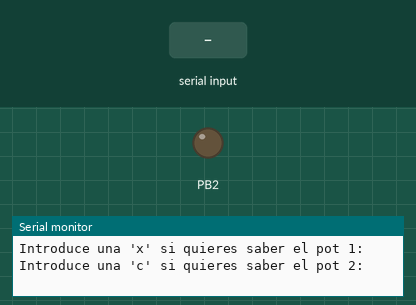
Simulated run of this program. Board: ATmega328P, built with avr-gcc and emulated at 16 MHz. Parts: output pins drawn as LEDs (lit = HIGH), the last lines printed to the serial monitor. The test bench sets the inputs (shaded band).

Above: at 1.2 s.
1.3 s: "x90\n" received over Serial
At 2.8 s:
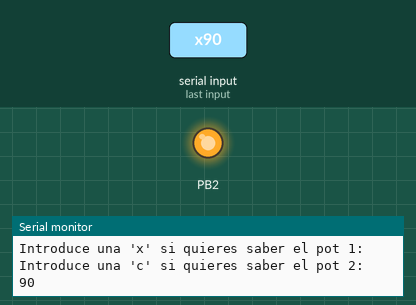
3.5 s: "90,45\n" received over Serial
Timing chart, 0 to 6.5 s (numbered marks = the images above; inputs shaded):
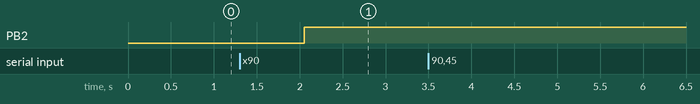

The program:

main.c
```c
//********************************************************************************************************************************************
/*
Universidad del Valle de Guatemala
IE3054: Electronica Digital 2
Lab_1
Autor; Joao Santos
Lab_3
Hardware: Atemega328P
Creado: 11/02/2025
Ultima modificacion: 11/02/2025
*/
//********************************************************************************************************************************************

//********************************************************************************************************************************************
// Librerias
//********************************************************************************************************************************************

#define F_CPU 16000000

#include <avr/interrupt.h>
#include <avr/delay.h>
#include <stdlib.h>
#include <stdint.h>
#include <avr/io.h>
#include <stdio.h>

#include "SPI/SPI_ME.h"

//********************************************************************************************************************************************
// Variables Globales
//********************************************************************************************************************************************

volatile char indic;
//volatile uint8_t valorADC = 0;
//volatile char valorADC;
uint8_t contador = 0;
uint8_t valorSPI = 0;
//char valorSPI = 0;

//********************************************************************************************************************************************
// Declarar Funciones
//********************************************************************************************************************************************

void initUART9600(void);
void setup(void);
void refreshPORT(uint8_t valor);
void MandarP(char letra);
char ReceivP(void);
void CadenChar(const char *str);
void Binario(uint8_t value);
void GuardarBinario(uint8_t value);
int InterDeTeclas();


//********************************************************************************************************************************************
// Main
//********************************************************************************************************************************************


int main(void)
{
	setup();

	 while (1) {
		 CadenChar("Introduce un numero seguido de '+'- si quieres su binario:\r\n");
		CadenChar("Introduce una 'x' si quieres saber el pot 1:\r\n");
		CadenChar("Introduce una 'c' si quieres saber el pot 2:\r\n");

		 uint8_t numerito = InterDeTeclas(); // Leer número
		 // Verificar el valor convertido
		 //CadenChar("Valor convertido: ");
		 char str[4];
		 itoa(numerito, str, 10);
		 //CadenChar(str);
		 //CadenChar("\r\n");

		 // Imprime el número en binario
		 CadenChar("En binario: 0b");
		 Binario(numerito);
		 refreshPORT(numerito);


		/*
		_delay_ms(5);
		despues de probar que funcione lo del lab para fer si jala
		el SPI esto es lo que se supone que tenemos que hacer

		spiWrite(numerito);

		esto es un numero en binario asi que el esclavo lo debe de leer directamente
		te estoy mandando el numero no se si asi furule
		asi que en la interupcio manda este valor

		*/

		/*valorSPI = spiRead();
		_delay_ms(5);

		//refreshPORT(valorSPI);
		CadenChar(valorSPI);
		_delay_ms(5);

		PORTB |= (1 << PORTB2);

		_delay_ms(250);*/

    }
}

//********************************************************************************************************************************************
// Setup
//********************************************************************************************************************************************

void setup(void){

	DDRD |= (1 << DDD2) | (1 << DDD3) | (1 << DDD4) | (1 << DDD6) | (1 << DDD6) | (1 << DDD7);
	DDRB |= (1 << DDB0) | (1 << DDB1);
	DDRD &= ~((1 << DDD2) | (1 << DDD3) | (1 << DDD4) | (1 << DDD6) | (1 << DDD6) | (1 << DDD7));
	DDRB &= ~((1 << DDB0) | (1 << DDB1));

	spiInit(SPI_MAESTRO_OSC_DIV8, SPI_DATA_ORDER_MSB, SPI_CLOCK_IDLE_LOW, SPI_CLOCK_FIRST_EDGE);
	initUART9600();

	sei();
}

//********************************************************************************************************************************************
// Sub_Funciones
//********************************************************************************************************************************************

void initUART9600(void){
	uint16_t ubrr = F_CPU / 16 / 9600 - 1;
	UBRR0H = (ubrr >> 8);   // Parte alta del baud rate
	UBRR0L = ubrr;          // Parte baja del baud rate
	UCSR0B = (1 << RXEN0) | (1 << TXEN0); // Habilita TX y RX
	UCSR0C = (1 << UCSZ01) | (1 << UCSZ00); // 8 bits de datos
}

void refreshPORT(uint8_t valor){
	if(valor & 0b10000000){
		PORTB |= (1 << PORTB0);
	}else{
		PORTB &= ~(1 << PORTB0);
	}
	if(valor & 0b01000000){
		PORTB |= (1 << PORTB1);
		}else{
		PORTB &= ~(1 << PORTB1);
	}
	if(valor & 0b00100000){
		PORTD |= (1 << PORTD2);
		}else{
		PORTD &= ~(1 << PORTD2);
	}
	if(valor & 0b00010000){
		PORTD |= (1 << PORTD3);
		}else{
		PORTD &= ~(1 << PORTD3);
	}
	if(valor & 0b00001000){
		PORTD |= (1 << PORTD4);
		}else{
		PORTD &= ~(1 << PORTD4);
	}
	if(valor & 0b00000100){
		PORTD |= (1 << PORTD5);
		}else{
		PORTD &= ~(1 << PORTD5);
	}
	if(valor & 0b00000010){
		PORTD |= (1 << PORTD6);
		}else{
		PORTD &= ~(1 << PORTD6);
	}
	if(valor & 0b00000001){
		PORTD |= (1 << PORTD7);
		}else{
		PORTD &= ~(1 << PORTD7);
	}
}


// Envía un caracter
void MandarP(char letra){
	while(!(UCSR0A & (1 << UDRE0)));
	UDR0 = letra;
}

//recive un caracter
char ReceivP(void) {
    while (!(UCSR0A & (1 << RXC0)));
    return UDR0;
}

// Envía una cadena de texto
void CadenChar(const char *str) {
    while (*str) {
        MandarP(*str++);
    }
}

// Convierte un número a binario
void Binario(uint8_t valor) {
	for (int i = 7; i >= 0; i--) {
		MandarP((valor & (1 << i)) ? '1' : '0');
	}
	CadenChar("\r\n");
}


int InterDeTeclas() {
	char buffer[4] = {0};   // Almacena hasta 3 dígitos
	uint8_t index = 0;
	char received;

	while (1) {
		while (!(UCSR0A & (1 << RXC0)));  // Espera un dato (¡Aquí puede trabarse!)

		received = UDR0;  // Lee el dato recibido
		MandarP(received); // Imprime lo que recibe (eco)

		// Si encuentra '+', termina
		if (received == '+') {
			break;
		}

		// Acepta solo dígitos (0-9)
		if (received >= '0' && received <= '9' && index < 3) {
			buffer[index++] = received;  // Guarda el número
		}
		if (received == 'x')
		{
			for (int i=0; i<=2; i++)
			{
				PORTB &= ~(1 << PORTB2);
				spiWrite('x');
				_delay_ms(250);
				valorSPI = spiRead();
				MandarP(valorSPI);
				MandarP('a');

				PORTB |= (1 << PORTB2);
				//_delay_ms(250);

			}
			CadenChar(" \r\npot1 \r\n");
			break;
		}
	}

	return (uint8_t)atoi(buffer);  // Convierte a entero
}

//********************************************************************************************************************************************
// Interrupciones
//********************************************************************************************************************************************
/*
ISR(USART_RX_vect){
	indic = UDR0;

}


ISR(SPI_STC_vect){
	uint8_t spiValor = SPDR;
	MandarP(spiValor);
}
*/
```

SPI_ME.c
```c
/*
 * SPIM.c
 *
 * Created: 11/02/2025 16:40:26
 *  Author: joaos
 */

#include "SPI_ME.h"

void spiInit(Spi_Type sType, Spi_Data_Order sDataOrder, Spi_Clock_Polarity sClockPolarity, Spi_Clock_Phase sClocksPhase){
	//PB2 = SS; PB3 = MOSI; PB4 = MISO; PB5 = SCK

	//Modo Maestro
	if(sType & (1<<MSTR)){
		DDRB |= (1 << DDB2) | (1 << DDB3) | (1 << DDB5);
		DDRB &= ~(1 << DDB4);
		SPCR |= (1 << MSTR);

		uint8_t temp = sType & 0b00000111;
		switch(temp){
			case 0: //DIV2
				SPCR &= ~((1 << SPR1) | (1 << SPR0));
				SPSR |= (1 << SPI2X);
			break;
			case 1: //DIV 4
				SPCR &= ~((1 << SPR1) | (1 << SPR0));
				SPSR &= ~(1 << SPI2X);
			break;
			case 2: //DIV 8
				SPCR |= (1 << SPR0);
				SPCR &= ~(1 << SPR1);
				SPSR |= (1 << SPI2X);
			break;
			case 3: //DIV 16
				SPCR |= (1 << SPR0);
				SPCR &= ~(1 << SPR1);
				SPSR &= ~(1 << SPI2X);
			break;
			case 4: //DIV 32
				SPCR &= ~(1 << SPR0);
				SPCR |= (1 << SPR1);
				SPSR |= (1 << SPI2X);
			break;
			case 5: //DIV 64
				SPCR &= ~(1 << SPR0);
				SPCR |= (1 << SPR1);
				SPSR &= ~(1 << SPI2X);
			break;
			case 6: //DIV 128
				SPCR |= (1 << SPR0);
				SPCR |= (1 << SPR1);
				SPSR &= ~(1 << SPI2X);
			break;

		}
	}
	else{
		//SLAVE
		DDRB &= ~((1 << DDB2) | (1 << DDB3) | (1 << DDB5));
		DDRB |= (1 << DDB4);
		SPCR &= ~(1 << MSTR);
	}
	// Enable Data Order, Clock Polarity, Clock Phase
	SPCR |= (1 << SPE) | sDataOrder | sClockPolarity | sClocksPhase;

}

static void spiReceiveWait(){

	while (!(SPSR & (1 << SPIF))); //Wait for Data Recieve Complete
}


void spiWrite(uint8_t dat){
	//Writa data to SPI bus
	SPDR = dat;
}

unsigned spiDataRead(){
	//Check whether the data is ready to read

	if((SPSR & (1 << SPIF))){
		return 1;
	}else{
		return 0;
	}
}

char spiRead(){
	//Read the received data
	while (!(SPSR & (1 << SPIF))); //Wait for Data Recieve Complete
	return(SPDR);				   //Read the received data from the buffer

}
```

SPI_ME.h
```c
/*
 * SPIM.h
 *
 * Created: 11/02/2025 16:40:46
 *  Author: joaos
 */


#ifndef SPI_ME_H_
#define SPI_ME_H_

#include <avr/io.h>
#include <stdint.h>

typedef enum{
	SPI_MAESTRO_OSC_DIV2	= 0b01010000,
	SPI_MAESTRO_OSC_DIV4	= 0b01010001,
	SPI_MAESTRO_OSC_DIV8	= 0b01010010,
	SPI_MAESTRO_OSC_DIV16	= 0b01010011,
	SPI_MAESTRO_OSC_DIV32	= 0b01010100,
	SPI_MAESTRO_OSC_DIV64   = 0b01010101,
	SPI_MAESTRO_OSC_DIV128  = 0b01010110,
	SPI_SLAVE_SS			= 0b01000000
	}Spi_Type;

typedef enum{
	SPI_DATA_ORDER_MSB	= 0b00000000,
	SPI_DATA_ORDER_LSB	= 0b00100000
}Spi_Data_Order;

typedef enum{
	SPI_CLOCK_IDLE_HIGH	= 0b00001000,
	SPI_CLOCK_IDLE_LOW	= 0b00000000
}Spi_Clock_Polarity;

typedef enum{
	SPI_CLOCK_FIRST_EDGE	= 0b00001000,
	SPI_CLOCK_LAST_EDGE		= 0b00000000
}Spi_Clock_Phase;

void spiInit(Spi_Type, Spi_Data_Order, Spi_Clock_Polarity, Spi_Clock_Phase);
void spiWrite(uint8_t dat);
unsigned spiDataRead();
char spiRead();

#endif /* SPI_ME_H_ */
```

Measured:
- after the input at 1.3 s, PB2: LOW → HIGH after 0.75 s
